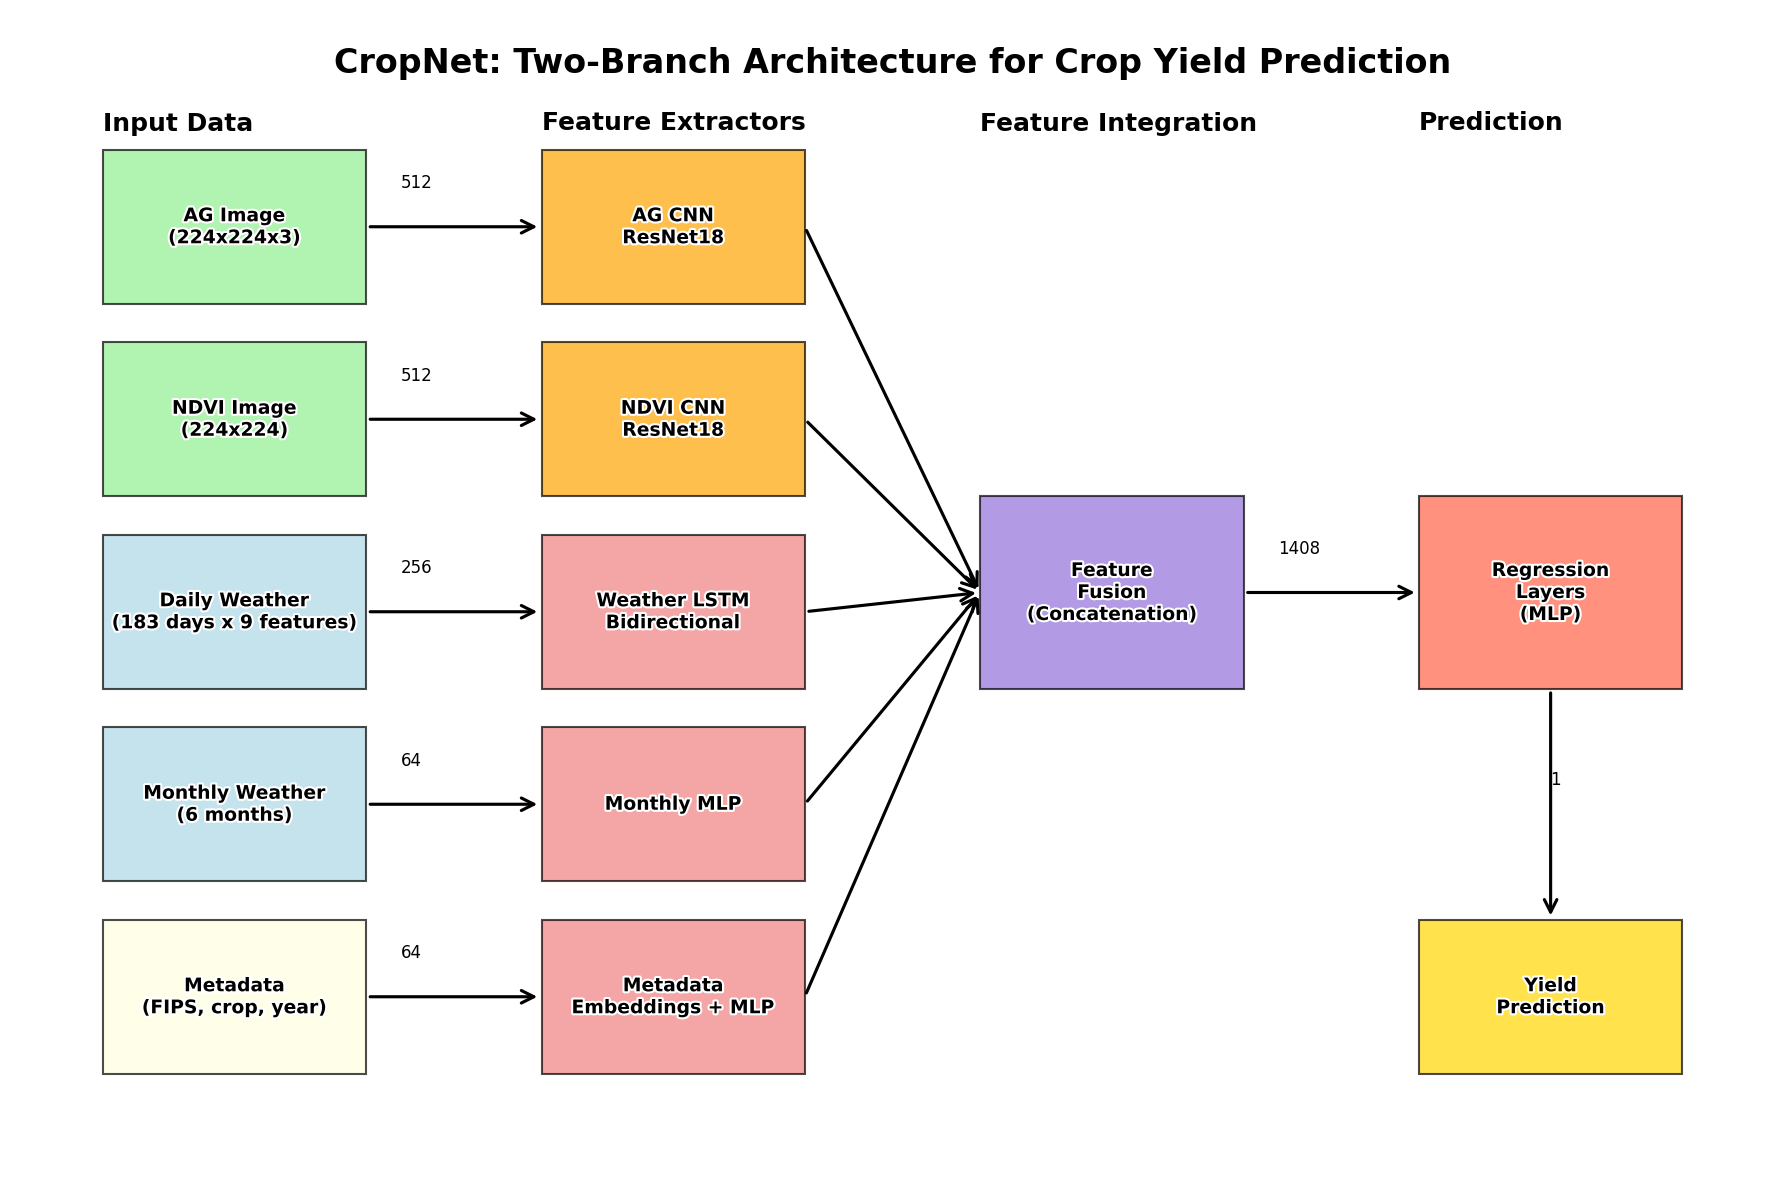

The script that saved this image:
#!/usr/bin/env python3
"""
Generate an architecture diagram for the CropNet model
"""

import matplotlib.pyplot as plt
import numpy as np
from matplotlib.patches import Rectangle, FancyArrowPatch
import matplotlib.patheffects as PathEffects

def add_box(ax, x, y, width, height, label, color='skyblue', alpha=0.7):
    """Add a box with a label"""
    box = Rectangle((x, y), width, height, facecolor=color, alpha=alpha, 
                   edgecolor='black', linewidth=1)
    ax.add_patch(box)
    
    # Add label
    text = ax.text(x + width/2, y + height/2, label, 
                  ha='center', va='center', fontsize=9, fontweight='bold')
    text.set_path_effects([PathEffects.withStroke(linewidth=2, foreground='white')])
    
    return box

def add_arrow(ax, x1, y1, x2, y2, color='black'):
    """Add an arrow between two points"""
    arrow = FancyArrowPatch((x1, y1), (x2, y2), 
                           arrowstyle='->', color=color, 
                           linewidth=1.5, mutation_scale=15)
    ax.add_patch(arrow)
    return arrow

# Create figure
fig, ax = plt.subplots(figsize=(12, 8))
ax.set_xlim(0, 100)
ax.set_ylim(0, 60)
ax.axis('off')

# Title
ax.text(50, 57, 'CropNet: Two-Branch Architecture for Crop Yield Prediction', 
        ha='center', fontsize=16, fontweight='bold')

# Input data boxes
ag_box = add_box(ax, 5, 45, 15, 8, 'AG Image\n(224x224x3)', color='lightgreen')
ndvi_box = add_box(ax, 5, 35, 15, 8, 'NDVI Image\n(224x224)', color='lightgreen')
weather_box = add_box(ax, 5, 25, 15, 8, 'Daily Weather\n(183 days x 9 features)', color='lightblue')
monthly_box = add_box(ax, 5, 15, 15, 8, 'Monthly Weather\n(6 months)', color='lightblue')
metadata_box = add_box(ax, 5, 5, 15, 8, 'Metadata\n(FIPS, crop, year)', color='lightyellow')

# CNN branches
ag_cnn = add_box(ax, 30, 45, 15, 8, 'AG CNN\nResNet18', color='orange')
ndvi_cnn = add_box(ax, 30, 35, 15, 8, 'NDVI CNN\nResNet18', color='orange')

# Weather processors
weather_lstm = add_box(ax, 30, 25, 15, 8, 'Weather LSTM\nBidirectional', color='lightcoral')
monthly_mlp = add_box(ax, 30, 15, 15, 8, 'Monthly MLP', color='lightcoral')
metadata_mlp = add_box(ax, 30, 5, 15, 8, 'Metadata\nEmbeddings + MLP', color='lightcoral')

# Feature fusion
fusion_box = add_box(ax, 55, 25, 15, 10, 'Feature\nFusion\n(Concatenation)', color='mediumpurple')

# Final layers
regression_box = add_box(ax, 80, 25, 15, 10, 'Regression\nLayers\n(MLP)', color='tomato')

# Output
output_box = add_box(ax, 80, 5, 15, 8, 'Yield\nPrediction', color='gold')

# Connect boxes with arrows
add_arrow(ax, 20, 49, 30, 49)  # AG to AG CNN
add_arrow(ax, 20, 39, 30, 39)  # NDVI to NDVI CNN
add_arrow(ax, 20, 29, 30, 29)  # Weather to Weather LSTM
add_arrow(ax, 20, 19, 30, 19)  # Monthly to Monthly MLP
add_arrow(ax, 20, 9, 30, 9)    # Metadata to Metadata MLP

# Connect to fusion
add_arrow(ax, 45, 49, 55, 30)  # AG CNN to Fusion
add_arrow(ax, 45, 39, 55, 30)  # NDVI CNN to Fusion
add_arrow(ax, 45, 29, 55, 30)  # Weather LSTM to Fusion
add_arrow(ax, 45, 19, 55, 30)  # Monthly MLP to Fusion
add_arrow(ax, 45, 9, 55, 30)   # Metadata MLP to Fusion

# Connect fusion to regression
add_arrow(ax, 70, 30, 80, 30)

# Connect regression to output
add_arrow(ax, 87.5, 25, 87.5, 13)

# Add feature dimensions
ax.text(22, 51, "512", fontsize=8)
ax.text(22, 41, "512", fontsize=8)
ax.text(22, 31, "256", fontsize=8)
ax.text(22, 21, "64", fontsize=8)
ax.text(22, 11, "64", fontsize=8)
ax.text(72, 32, "1408", fontsize=8)
ax.text(87.5, 20, "1", fontsize=8)

# Add model components labels
ax.text(5, 54, "Input Data", fontsize=12, fontweight='bold')
ax.text(30, 54, "Feature Extractors", fontsize=12, fontweight='bold')
ax.text(55, 54, "Feature Integration", fontsize=12, fontweight='bold')
ax.text(80, 54, "Prediction", fontsize=12, fontweight='bold')

# Save the figure
plt.tight_layout()
plt.savefig('architecture_diagram.png', dpi=150, bbox_inches='tight')
print("Architecture diagram saved as 'architecture_diagram.png'")
plt.close()

